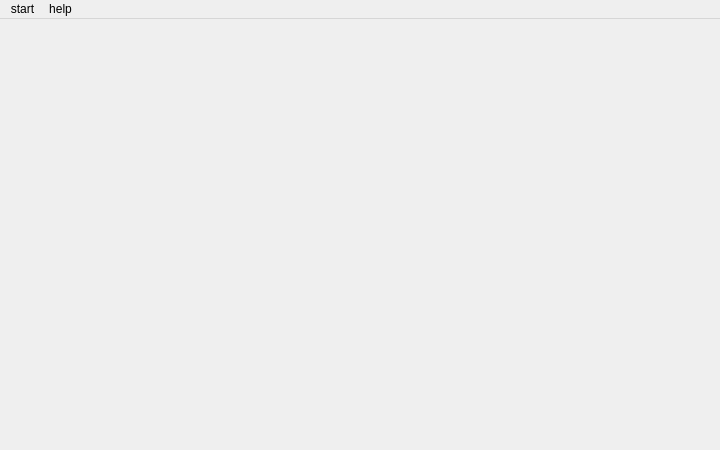
<?xml version="1.0" encoding="UTF-8"?>
<ui version="4.0">
 <class>punish_page</class>
 <widget class="QMainWindow" name="punish_page">
  <property name="geometry">
   <rect>
    <x>0</x>
    <y>0</y>
    <width>720</width>
    <height>450</height>
   </rect>
  </property>
  <property name="cursor">
   <cursorShape>UpArrowCursor</cursorShape>
  </property>
  <property name="windowTitle">
   <string>黄金点游戏</string>
  </property>
  <widget class="QWidget" name="centralwidget"/>
  <widget class="QMenuBar" name="menubar">
   <property name="geometry">
    <rect>
     <x>0</x>
     <y>0</y>
     <width>720</width>
     <height>23</height>
    </rect>
   </property>
   <widget class="QMenu" name="menustart">
    <property name="title">
     <string>start</string>
    </property>
    <addaction name="action_back"/>
    <addaction name="action_quit"/>
   </widget>
   <widget class="QMenu" name="menuhelp">
    <property name="title">
     <string>help</string>
    </property>
    <addaction name="action_rule"/>
   </widget>
   <addaction name="menustart"/>
   <addaction name="menuhelp"/>
  </widget>
  <action name="action_back">
   <property name="icon">
    <iconset resource="res.qrc">
     <normaloff>:/res/return.png</normaloff>:/res/return.png</iconset>
   </property>
   <property name="text">
    <string>返回上页</string>
   </property>
  </action>
  <action name="action_quit">
   <property name="icon">
    <iconset resource="res.qrc">
     <normaloff>:/res/quit.png</normaloff>:/res/quit.png</iconset>
   </property>
   <property name="text">
    <string>退出游戏</string>
   </property>
  </action>
  <action name="action_rule">
   <property name="icon">
    <iconset resource="res.qrc">
     <normaloff>:/res/rule.png</normaloff>:/res/rule.png</iconset>
   </property>
   <property name="text">
    <string>游戏规则</string>
   </property>
  </action>
 </widget>
 <resources>
  <include location="res.qrc"/>
 </resources>
 <connections/>
</ui>
